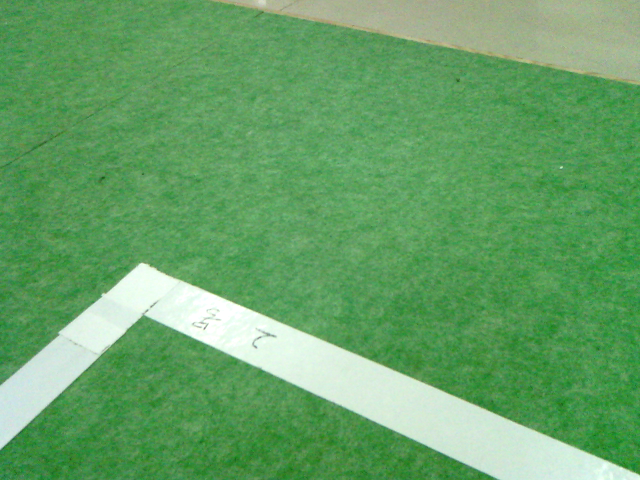
#> input picture nao-Relay-master/2.png, 640 x 480 px
$ python pic.py   (Python 2 division)
#> lines starting #> are read from the running program, lines starting #| are printed output that depends on the picture; after the words box and inside, x2 and y2 are one past the last pixel; in counts of white or black regions, pixels touching at a corner belong together; long printed decimals are rounded
#> in p2, img1 is the input picture: PIL image 640x480 RGB; mean R, G, B 101.4, 162.4, 102.4
# coding=utf-8
from naoqi import ALProxy
import cv2
import numpy as np
import time
from PIL import Image


def direction_recognition(lines):
    if lines is None:
        cmd = 'forward'
    else:
        line = lines[0]
        print 'line:  ', line
        # for line in lines:
        x1, y1, x2, y2 = line[0]
        if x1 == x2:
            cmd = 'forward'
        else:
            slope = (y1 - y2) * 1.0 / (x1 - x2)
            print "slope:", slope
            theta = np.arctan(slope)
            degrees_theta = np.degrees(theta)
            print '弧度制单位:', theta
            print '角度制单位:', degrees_theta
            if -90 <= degrees_theta <= -57 or 50 <= degrees_theta <= 90:
                cmd = 'forward'
            elif 10 <= degrees_theta < 50:
                cmd = 'left'
            elif -57 < degrees_theta <= -10:
                cmd = 'right'
            elif -10 <= degrees_theta <= 10:
                cmd = 'stop'
            else:
                cmd = 'forward'
            print cmd
    return cmd


def draw_lines(lines, image):
    for line in lines:
        x1, y1, x2, y2 = line[0]
        cv2.line(image, (x1, y1), (x2, y2), (0, 0, 255), 2)

    cv2.imshow("img", image)


def image_houghlines(img):
    print img.shape
#| (480, 640, 3)
    height, width, channels = img.shape
#> height = 480; width = 640; channels = 3
    image = np.frombuffer(img, dtype=np.uint8)
    image = image.reshape(height, width, channels)
    grayimg = cv2.cvtColor(image, cv2.COLOR_BGR2HSV)
#> grayimg: shape (480, 640, 3); mean H, S, V 60.3, 107.4, 162.4
    # lowerGreen = np.array([26, 75, 28])
    # upperGreen = np.array([200, 229, 204])
    lowerGreen = np.array([26, 75, 28])
    upperGreen = np.array([200, 229, 204])
    mask = cv2.inRange(grayimg, lowerGreen, upperGreen)
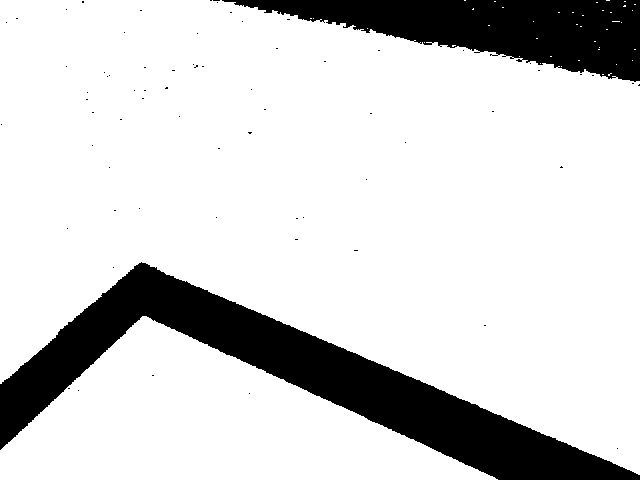
#> mask: shape (480, 640); 83% white; 70 black regions (68 under 20 px), largest, box (x1, y1, x2, y2) and area: (0, 262, 640, 480) 34378, (222, 0, 640, 82) 17690
    greenThings = cv2.bitwise_and(image, image, mask=mask)
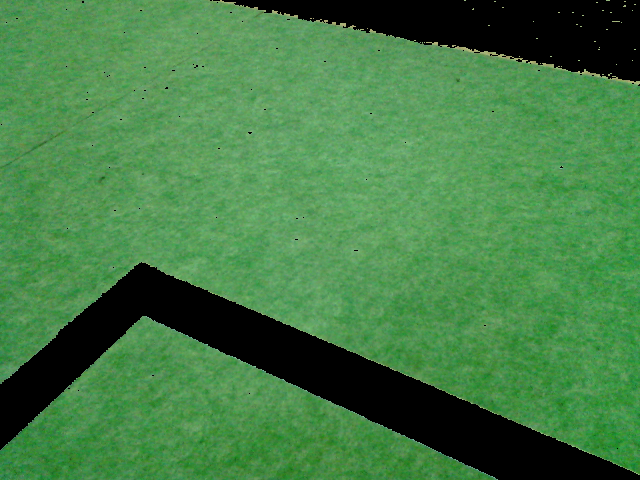
#> greenThings: shape (480, 640, 3); mean B, G, R 69.2, 125.6, 67.7
    img = cv2.GaussianBlur(greenThings, (3, 3), 0)
    imcan = cv2.Canny(img, 50, 150, apertureSize=3)
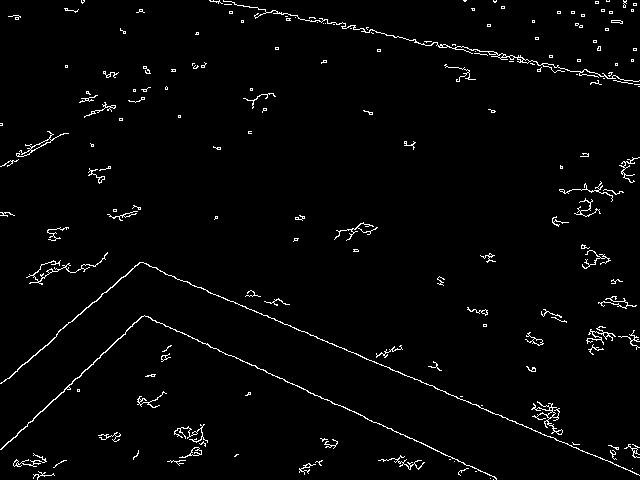
#> imcan: shape (480, 640); 2.2% white in thin lines or dots
    lines = cv2.HoughLinesP(imcan, 1, np.pi / 180, 50, minLineLength=150, maxLineGap=10)
#> lines = [[139, 262, 638, 474], [230, 355, 496, 479], [140, 262, 486, 409], [386, 35, 551, 68]]
    return lines


def p2():
    # image_path = "../1.png"
    image_path = "../2.png"
    img1 = Image.open(image_path)
    # img = Image.frombytes("RGB", (imageWidth, imageHeight), array)
    cv2_img = cv2.cvtColor(np.asarray(img1), cv2.COLOR_RGB2BGR)

    image = cv2_img
    # image = cv2.imread(image_path)

    image_data = image.tobytes()

    lines = image_houghlines(image)

    direction_recognition(lines)
#> in direction_recognition, `line = lines[0]`: line = [[139, 262, 638, 474]]
#| line:   [[139 262 638 474]]
#> in direction_recognition, `x1, y1, x2, y2 = line[0]`: x1 = 139; y1 = 262; x2 = 638; y2 = 474
#> in direction_recognition, `slope = (y1 - y2) * 1.0 / (x1 - x2)`: slope = 0.425
#| slope: 0.4248
#> in direction_recognition, `theta = np.arctan(slope)`: theta = 0.402
#> in direction_recognition, `degrees_theta = np.degrees(theta)`: degrees_theta = 23.02
#| 弧度制单位: 0.4017
#| 角度制单位: 23.018

    if lines is not None:
        for line in lines:
            x1, y1, x2, y2 = line[0]
            cv2.line(image, (x1, y1), (x2, y2), (0, 0, 255), 2)
#> this loop made 4 passes
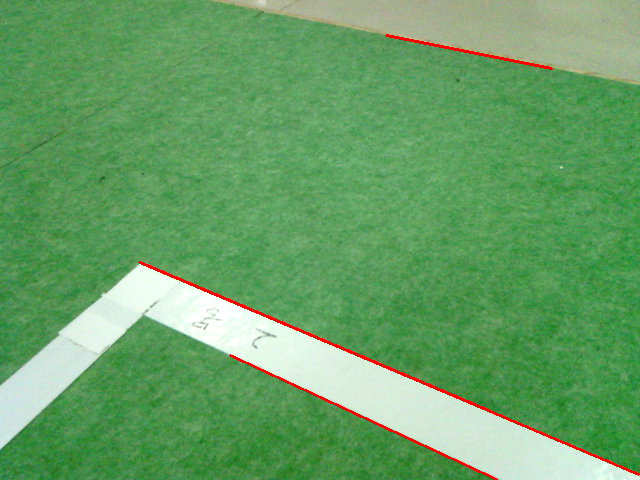
#> image: shape (480, 640, 3); mean B, G, R 101.2, 160.7, 102.5

    cv2.imshow("Processed Image", image)
    cv2.waitKey(0)
    cv2.destroyAllWindows()


if __name__ == '__main__':
    p2()

$ run again, with nao-Relay-master/1.png copied over nao-Relay-master/2.png
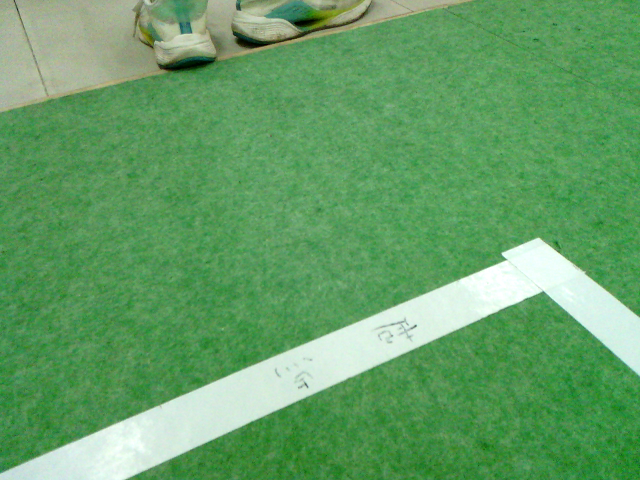
#> input picture nao-Relay-master/1.png, 640 x 480 px
#> in p2, img1 is the input picture: PIL image 640x480 RGB; mean R, G, B 99.6, 159.4, 101.8
#| (480, 640, 3)
#> grayimg: shape (480, 640, 3); mean H, S, V 61, 107.8, 159.4
#> in image_houghlines, `mask = cv2.inRange(grayimg, lowerGreen, upperGreen)`:
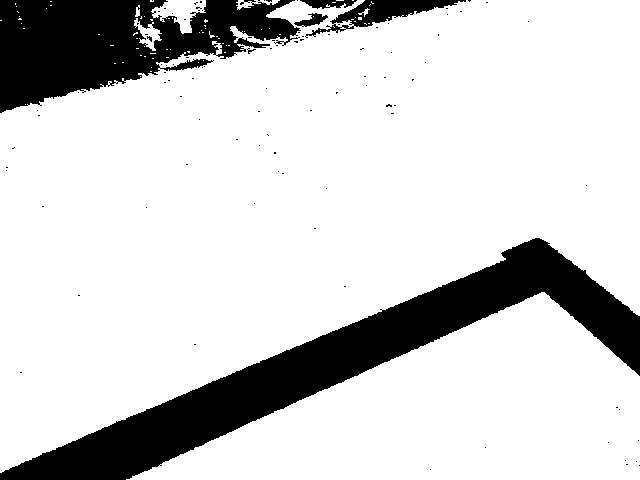
#> mask: shape (480, 640); 82.2% white; 101 black regions (96 under 20 px), largest, box (x1, y1, x2, y2) and area: (0, 238, 640, 480) 32690, (0, 0, 301, 113) 19451, (305, 0, 466, 38) 1891, (300, 0, 357, 9) 322, (294, 13, 328, 27) 221
#> imcan: shape (480, 640); 3.4% white in thin lines or dots
#> in image_houghlines, `lines = cv2.HoughLinesP(imcan, 1, np.pi / 180, 50, minLineLength=150, ..`: lines = [[0, 472, 399, 303], [194, 447, 542, 292], [214, 61, 411, 15]]
#> in direction_recognition, `line = lines[0]`: line = [[0, 472, 399, 303]]
#| line:   [[  0 472 399 303]]
#> in direction_recognition, `x1, y1, x2, y2 = line[0]`: x1 = 0; y1 = 472; x2 = 399; y2 = 303
#> slope = -0.424
#| slope: -0.4236
#> theta = -0.401
#> degrees_theta = -22.96
#| 弧度制单位: -0.4006
#| 角度制单位: -22.956
#> the loop in p2, `for line in lines:` made 3 passes
#> after the loop in p2, `for line in lines:`:
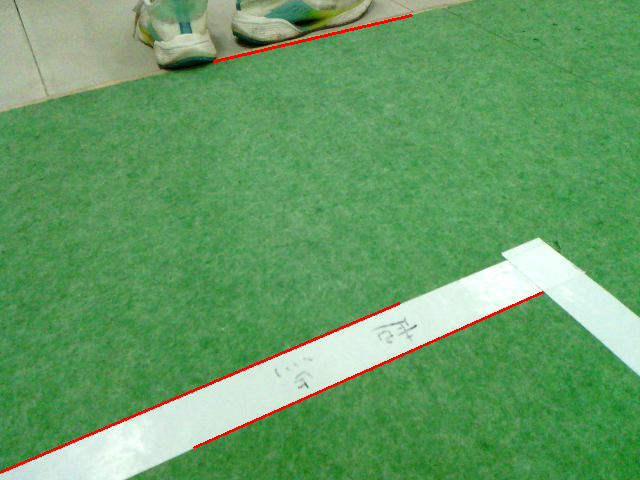
#> image: shape (480, 640, 3); mean B, G, R 100.6, 157.8, 100.7

$ run again, with nao-Relay-master/3.png copied over nao-Relay-master/2.png
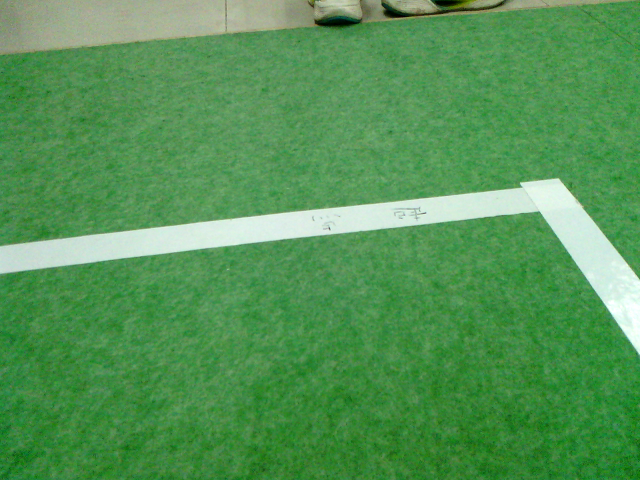
#> input picture nao-Relay-master/3.png, 640 x 480 px
#> in p2, img1 is the input picture: PIL image 640x480 RGB; mean R, G, B 83.5, 148.8, 85.1
#| (480, 640, 3)
#> grayimg: shape (480, 640, 3); mean H, S, V 60.6, 123.9, 148.8
#> in image_houghlines, `mask = cv2.inRange(grayimg, lowerGreen, upperGreen)`:
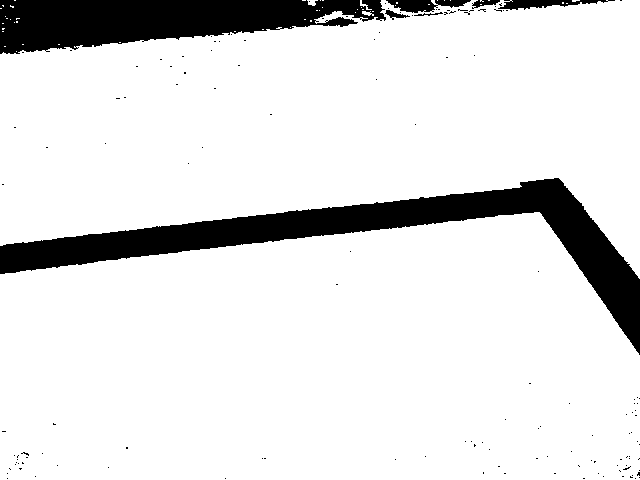
#> mask: shape (480, 640); 88% white; 141 black regions (134 under 20 px), largest, box (x1, y1, x2, y2) and area: (0, 178, 640, 355) 21348, (0, 0, 386, 54) 13701, (386, 0, 471, 13) 649
#> imcan: shape (480, 640); 3.1% white in thin lines or dots
#> in image_houghlines, `lines = cv2.HoughLinesP(imcan, 1, np.pi / 180, 50, minLineLength=150, ..`: lines = [[354, 21, 507, 8], [120, 230, 277, 213], [197, 221, 521, 187], [128, 258, 331, 234], [0, 273, 241, 244]]
#> in direction_recognition, `line = lines[0]`: line = [[354, 21, 507, 8]]
#| line:   [[354  21 507   8]]
#> in direction_recognition, `x1, y1, x2, y2 = line[0]`: x1 = 354; y1 = 21; x2 = 507; y2 = 8
#> slope = -0.085
#| slope: -0.08497
#> theta = -0.0848
#> degrees_theta = -4.86
#| 弧度制单位: -0.08476
#| 角度制单位: -4.857
#> the loop in p2, `for line in lines:` made 5 passes
#> after the loop in p2, `for line in lines:`:
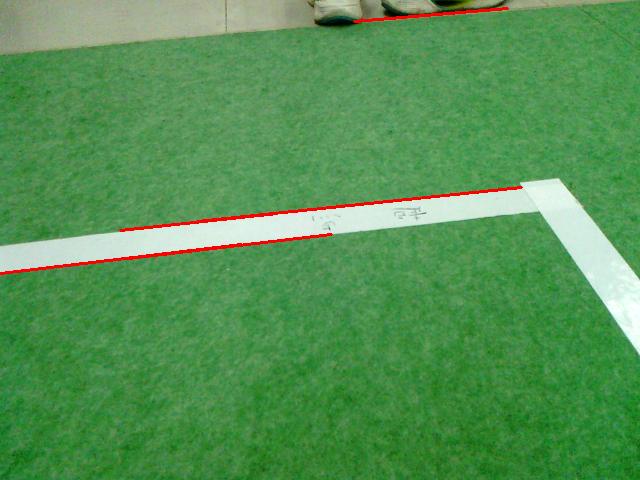
#> image: shape (480, 640, 3); mean B, G, R 83.9, 147.3, 84.6

$ run again, with nao-Relay-master/4.png copied over nao-Relay-master/2.png
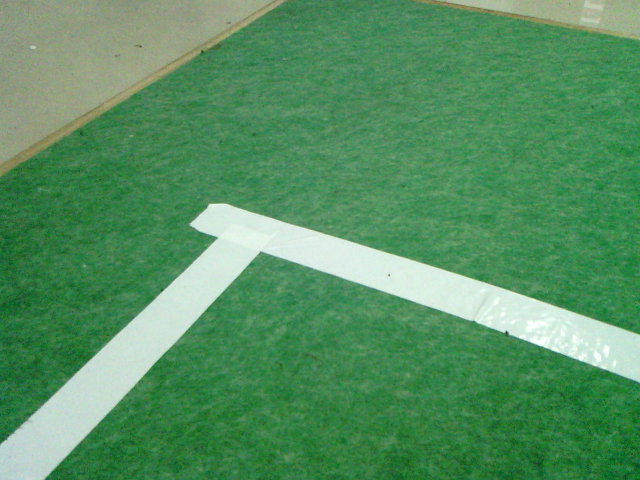
#> input picture nao-Relay-master/4.png, 640 x 480 px
#> in p2, img1 is the input picture: PIL image 640x480 RGB; mean R, G, B 85.1, 144.8, 97.5
#| (480, 640, 3)
#> grayimg: shape (480, 640, 3); mean H, S, V 65.1, 118.4, 144.8
#> in image_houghlines, `mask = cv2.inRange(grayimg, lowerGreen, upperGreen)`:
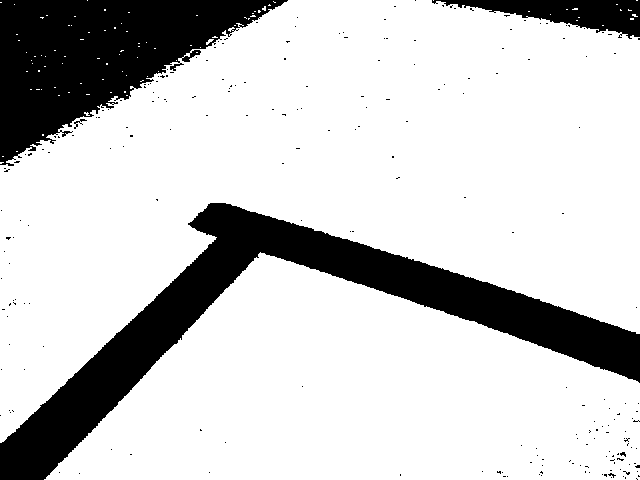
#> mask: shape (480, 640); 79.7% white; 223 black regions (219 under 20 px), largest, box (x1, y1, x2, y2) and area: (0, 203, 640, 480) 34202, (0, 0, 288, 166) 23740, (432, 0, 640, 39) 3827, (74, 119, 87, 129) 37
#> imcan: shape (480, 640); 3.2% white in thin lines or dots
#> in image_houghlines, `lines = cv2.HoughLinesP(imcan, 1, np.pi / 180, 50, minLineLength=150, ..`: lines = [[222, 202, 539, 299], [260, 252, 458, 316], [25, 148, 276, 3], [277, 218, 513, 290], [462, 318, 639, 382], [131, 90, 287, 0], [40, 150, 246, 26], [470, 10, 638, 39], [1, 163, 190, 58]]
#> in direction_recognition, `line = lines[0]`: line = [[222, 202, 539, 299]]
#| line:   [[222 202 539 299]]
#> in direction_recognition, `x1, y1, x2, y2 = line[0]`: x1 = 222; y1 = 202; x2 = 539; y2 = 299
#> slope = 0.306
#| slope: 0.306
#> theta = 0.297
#> degrees_theta = 17.01
#| 弧度制单位: 0.2969
#| 角度制单位: 17.014
#> the loop in p2, `for line in lines:` made 9 passes
#> after the loop in p2, `for line in lines:`:
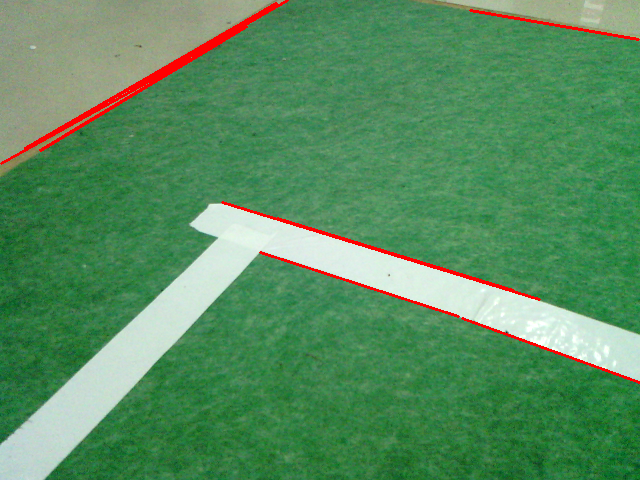
#> image: shape (480, 640, 3); mean B, G, R 95.4, 142.1, 87.3
